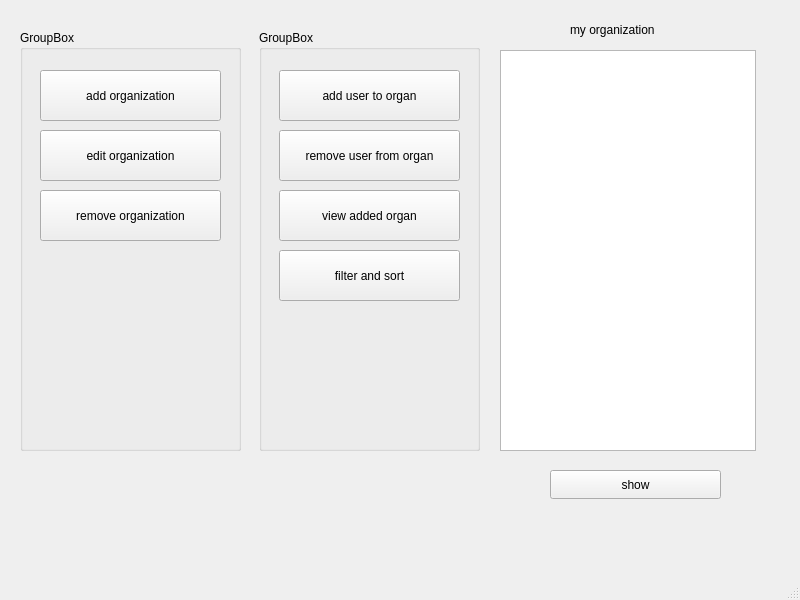
<?xml version="1.0" encoding="UTF-8"?>
<ui version="4.0">
 <class>organ_manegment</class>
 <widget class="QMainWindow" name="organ_manegment">
  <property name="geometry">
   <rect>
    <x>0</x>
    <y>0</y>
    <width>800</width>
    <height>600</height>
   </rect>
  </property>
  <property name="windowTitle">
   <string>MainWindow</string>
  </property>
  <widget class="QWidget" name="centralwidget">
   <widget class="QListWidget" name="listWidget">
    <property name="geometry">
     <rect>
      <x>500</x>
      <y>50</y>
      <width>256</width>
      <height>401</height>
     </rect>
    </property>
   </widget>
   <widget class="QLabel" name="label">
    <property name="geometry">
     <rect>
      <x>570</x>
      <y>20</y>
      <width>181</width>
      <height>20</height>
     </rect>
    </property>
    <property name="text">
     <string>my organization</string>
    </property>
   </widget>
   <widget class="QPushButton" name="show_my_organization_btn">
    <property name="geometry">
     <rect>
      <x>550</x>
      <y>470</y>
      <width>171</width>
      <height>29</height>
     </rect>
    </property>
    <property name="text">
     <string>show</string>
    </property>
   </widget>
   <widget class="QGroupBox" name="groupBox">
    <property name="geometry">
     <rect>
      <x>20</x>
      <y>30</y>
      <width>221</width>
      <height>421</height>
     </rect>
    </property>
    <property name="title">
     <string>GroupBox</string>
    </property>
    <widget class="QPushButton" name="pushButton">
     <property name="geometry">
      <rect>
       <x>20</x>
       <y>40</y>
       <width>181</width>
       <height>51</height>
      </rect>
     </property>
     <property name="text">
      <string>add organization</string>
     </property>
    </widget>
    <widget class="QPushButton" name="pushButton_2">
     <property name="geometry">
      <rect>
       <x>20</x>
       <y>100</y>
       <width>181</width>
       <height>51</height>
      </rect>
     </property>
     <property name="text">
      <string>edit organization</string>
     </property>
    </widget>
    <widget class="QPushButton" name="pushButton_3">
     <property name="geometry">
      <rect>
       <x>20</x>
       <y>160</y>
       <width>181</width>
       <height>51</height>
      </rect>
     </property>
     <property name="text">
      <string>remove organization</string>
     </property>
    </widget>
   </widget>
   <widget class="QGroupBox" name="groupBox_2">
    <property name="geometry">
     <rect>
      <x>259</x>
      <y>30</y>
      <width>221</width>
      <height>421</height>
     </rect>
    </property>
    <property name="title">
     <string>GroupBox</string>
    </property>
    <widget class="QPushButton" name="pushButton_4">
     <property name="geometry">
      <rect>
       <x>20</x>
       <y>40</y>
       <width>181</width>
       <height>51</height>
      </rect>
     </property>
     <property name="text">
      <string>add user to organ</string>
     </property>
    </widget>
    <widget class="QPushButton" name="pushButton_5">
     <property name="geometry">
      <rect>
       <x>20</x>
       <y>100</y>
       <width>181</width>
       <height>51</height>
      </rect>
     </property>
     <property name="text">
      <string>remove user from organ</string>
     </property>
    </widget>
    <widget class="QPushButton" name="pushButton_6">
     <property name="geometry">
      <rect>
       <x>20</x>
       <y>160</y>
       <width>181</width>
       <height>51</height>
      </rect>
     </property>
     <property name="text">
      <string>view added organ</string>
     </property>
    </widget>
    <widget class="QPushButton" name="pushButton_7">
     <property name="geometry">
      <rect>
       <x>20</x>
       <y>220</y>
       <width>181</width>
       <height>51</height>
      </rect>
     </property>
     <property name="text">
      <string>filter and sort</string>
     </property>
    </widget>
   </widget>
  </widget>
  <widget class="QMenuBar" name="menubar">
   <property name="geometry">
    <rect>
     <x>0</x>
     <y>0</y>
     <width>800</width>
     <height>26</height>
    </rect>
   </property>
  </widget>
  <widget class="QStatusBar" name="statusbar"/>
 </widget>
 <resources/>
 <connections/>
</ui>
